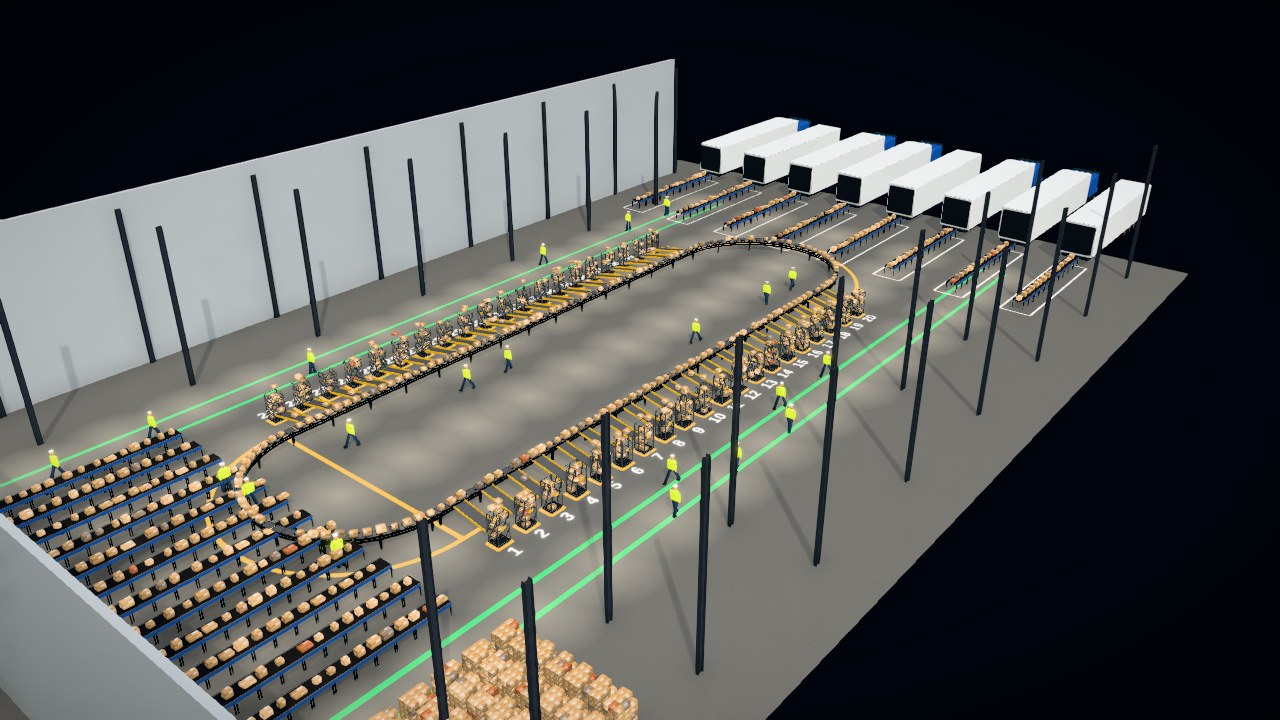
#> input picture apps/anden/laboratorio/3d/capturas/01-hub-corte-sin-techo.jpg, 1280 x 720 px
$ python comparar-capturas.py capturas/01-hub-corte-sin-techo.jpg capturas/02-sorter-y-jaulas.jpg 5
#> lines starting #> are read from the running program, lines starting #| are printed output that depends on the picture
"""Compara dos capturas: % de píxeles que cambian más de un umbral y diferencia media (0-255).
Uso: python3 comparar-capturas.py a.png b.png [umbral=12]. Sirve para (a) verificar que algo se mueve y (b) que la vía GPU y la vía CPU dan la misma imagen."""
import sys
from PIL import Image
import numpy as np
a, b = (np.asarray(Image.open(p).convert('RGB')).astype(int) for p in sys.argv[1:3]); th = int(sys.argv[3]) if len(sys.argv) > 3 else 12
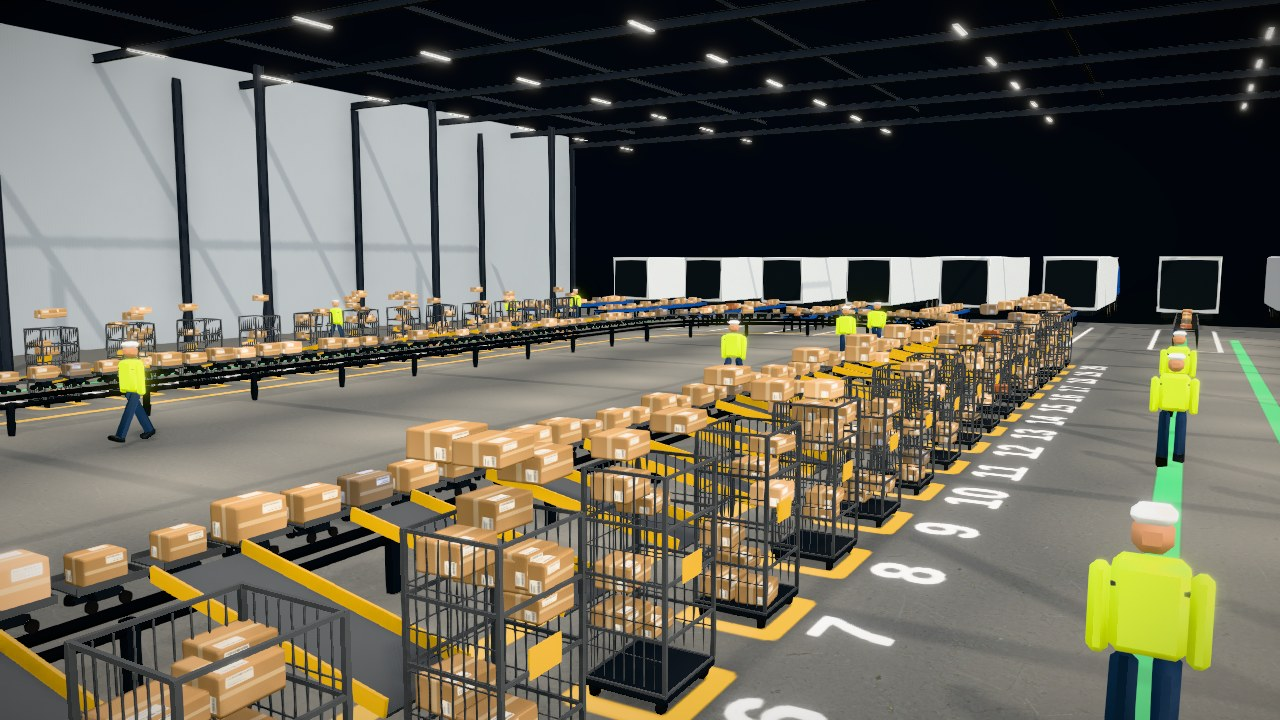
#> input picture apps/anden/laboratorio/3d/capturas/02-sorter-y-jaulas.jpg, 1280 x 720 px
d = np.abs(a - b).max(axis=2); print({'pixeles_cambiados_%': round(float((d > th).mean()) * 100, 3), 'diferencia_media': round(float(d.mean()), 3)})
#> after `d = np.abs(a - b).max(axis=2)`:
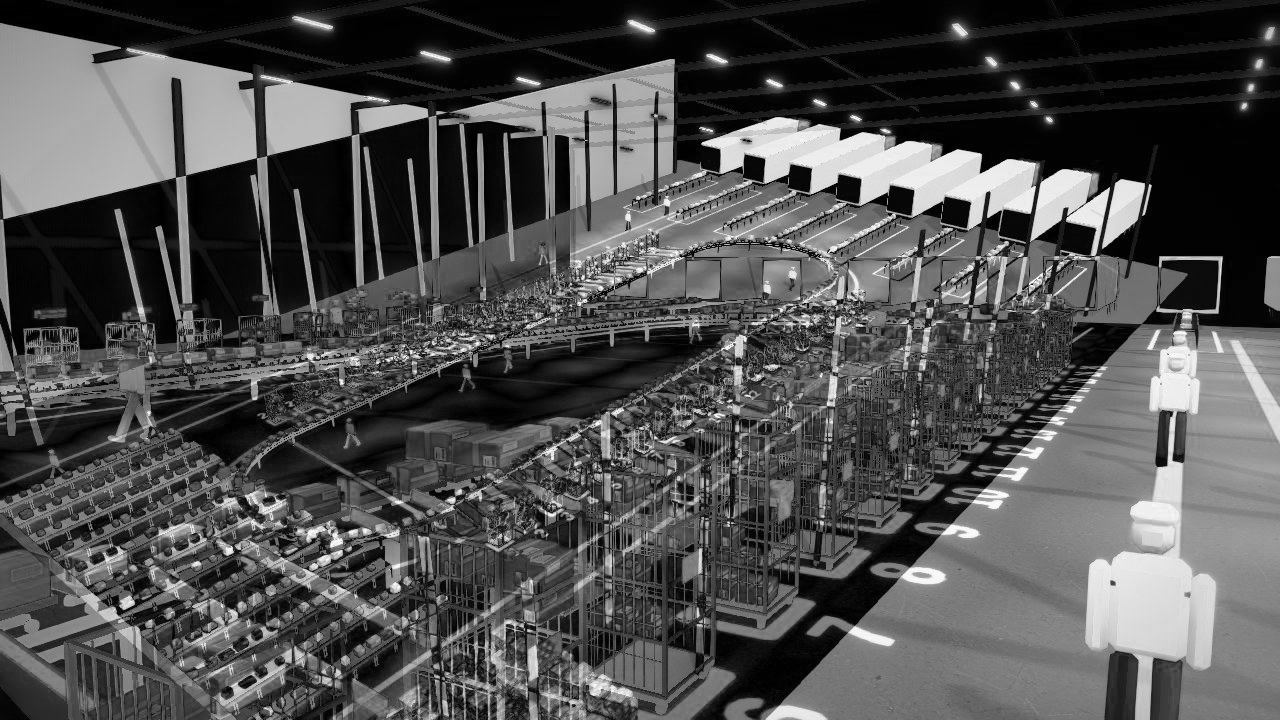
#> d: shape (720, 1280) int64; min 0, max 255, mean 79.8
#| {'pixeles_cambiados_%': 84.845, 'diferencia_media': 79.771}
